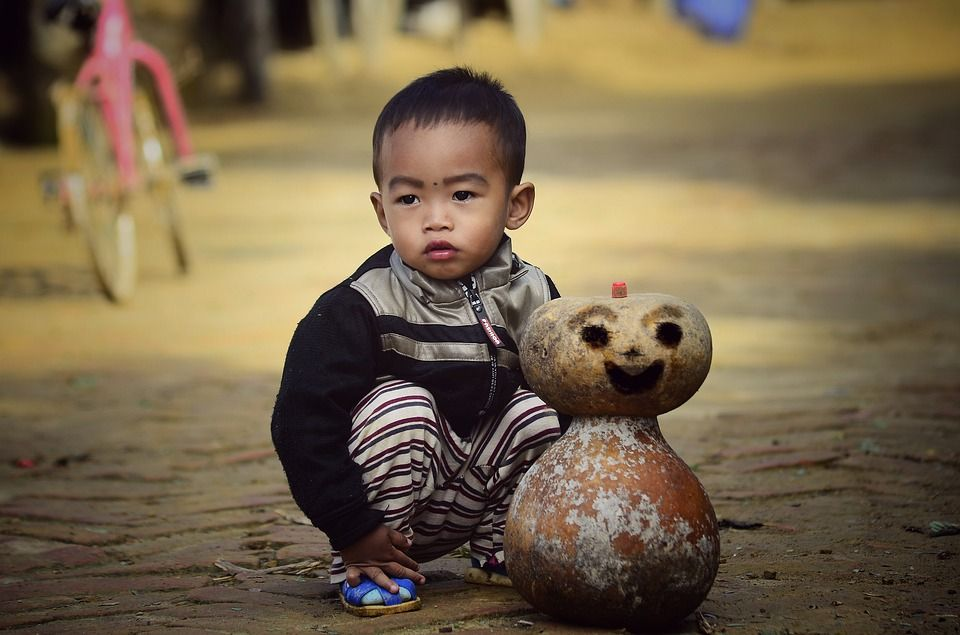
#> input picture RaspberryPi/pyLabs/photo.jpg, 960 x 635 px
$ python cv2_image_4.py
#> lines starting #> are read from the running program, lines starting #| are printed output that depends on the picture; after the words box and inside, x2 and y2 are one past the last pixel; in counts of white or black regions, pixels touching at a corner belong together
import cv2

img = cv2.imread('photo.jpg')
#> img is the input picture: shape (635, 960, 3); mean B, G, R 75.2, 101.8, 119.2
gray = cv2.cvtColor(img, cv2.COLOR_BGR2GRAY)
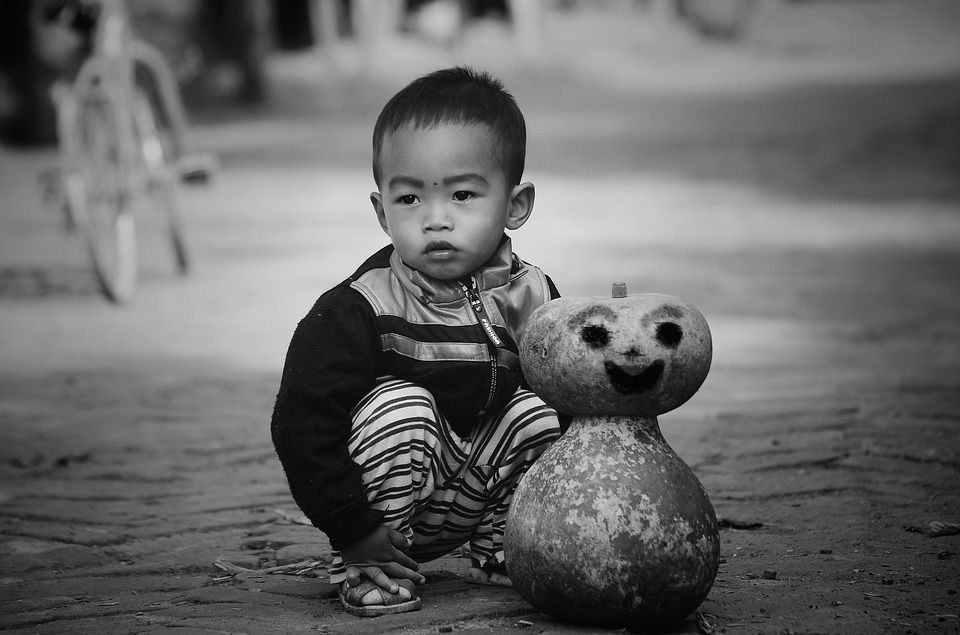
#> gray: shape (635, 960); min 0, max 254, mean 104

face_cascade = cv2.CascadeClassifier('haarcascade_frontalface_default.xml')
eye_cascade = cv2.CascadeClassifier('haarcascade_eye.xml')

faces = face_cascade.detectMultiScale(gray, 1.3, 5)
#> faces = [[350, 126, 179, 179]]
for (x, y, w, h) in faces:
  img = cv2.rectangle(img, (x,y), (x+w, y+h), (255, 0, 0), 2)
  roi_gray = gray[y:y+h, x:x+w]
  roi_color = img[y:y+h, x:x+w]
  eyes = eye_cascade.detectMultiScale(roi_gray, 1.3, 5)
  for (ex, ey, ew, eh) in eyes:
    cv2.rectangle(roi_color, (ex,ey), (ex+ew, ey+eh), (0, 255, 0), 2)
#> this loop made 1 pass
#> (x, y, w, h, eyes) on pass 1: (350, 126, 179, 179, [[39, 52, 39, 39], [92, 53, 36, 36]])
#> pass 1, `img = cv2.rectangle(img, (x,y), (x+w, y+h), (255, 0, 0), 2)`:
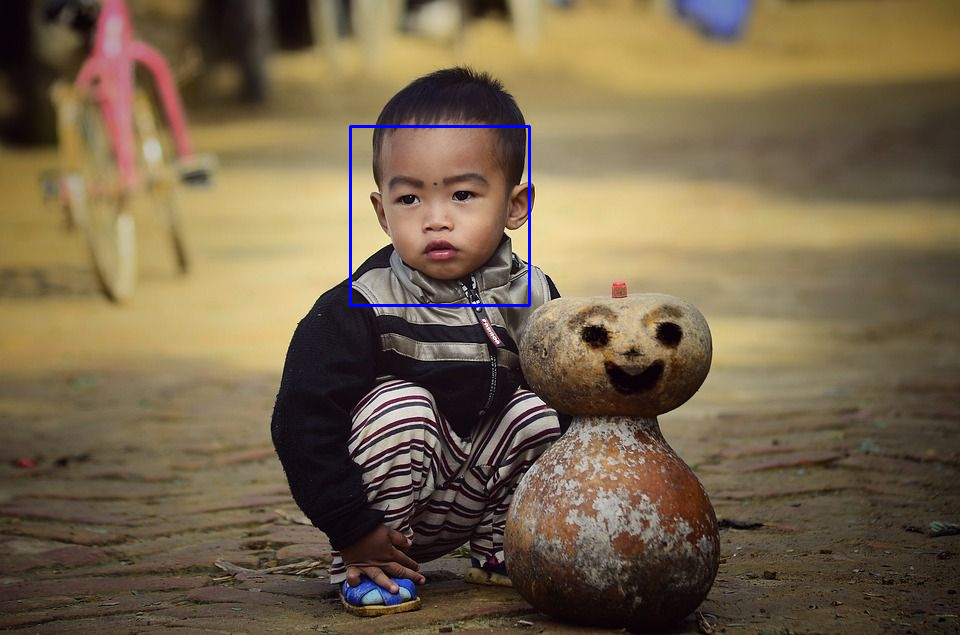
#> img: shape (635, 960, 3); 0.35% of pixels changed, all inside (x1, y1, x2, y2) = (349, 125, 531, 307)
#> pass 1, `roi_gray = gray[y:y+h, x:x+w]`:
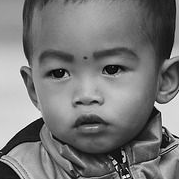
#> roi_gray: shape (179, 179); min 0, max 254, mean 120.3
#> pass 1, `roi_color = img[y:y+h, x:x+w]`:
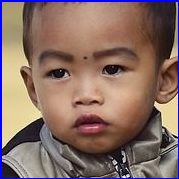
#> roi_color: shape (179, 179, 3); mean B, G, R 101.1, 110.2, 136
#> after the loop:
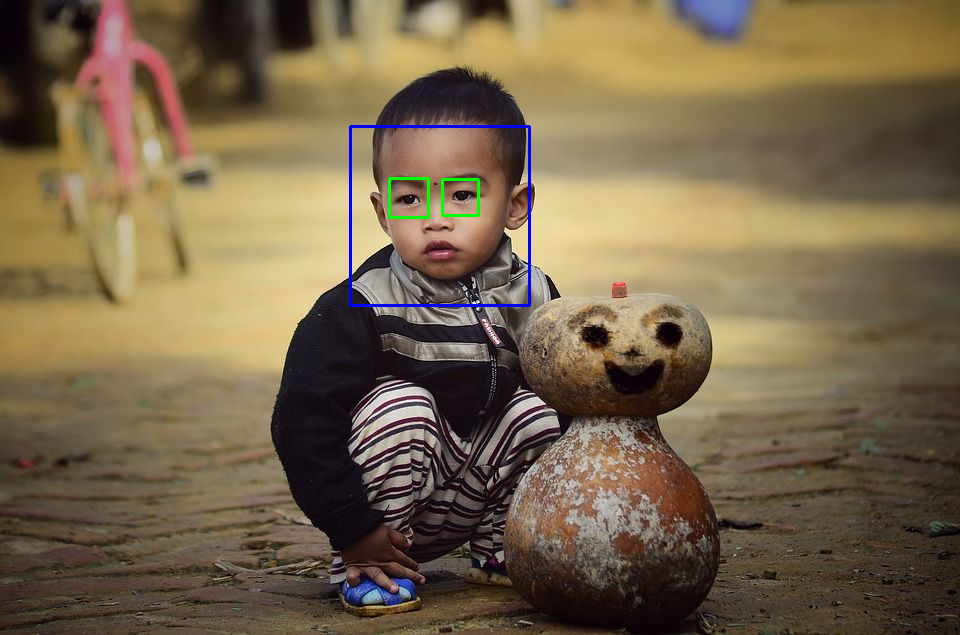
#> img: shape (635, 960, 3); 0.15% of pixels changed, all inside (x1, y1, x2, y2) = (388, 177, 480, 219)
#> after the loop:
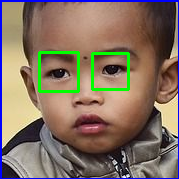
#> roi_color: shape (179, 179, 3); 2.78% of pixels changed, all inside (x1, y1, x2, y2) = (38, 51, 130, 93)

cv2.imshow('photo', img)
cv2.waitKey(0)
cv2.destroyAllWindows()
